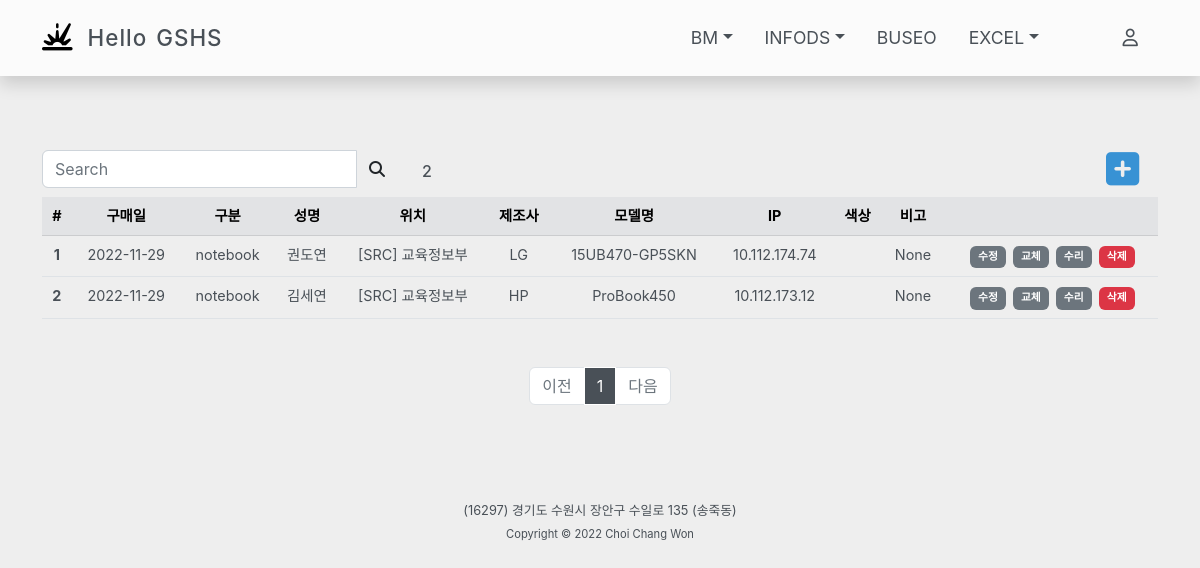
The app's page /gigi/notebook/ with its own data.
### gshsapp/models.py (models this page shows, shortened)
class Gigiinfo(models.Model):
    COLOR_SELECT = (
        ('None',None),
        ('블랙','블랙'),
        ('컬러','컬러'),
    )
    buyproduct = models.ForeignKey(Buyproduct, on_delete=models.CASCADE, related_name='gigiinfo')
    location = models.ForeignKey(Location, on_delete=models.CASCADE, related_name='gigiinfo')
    user = models.ForeignKey(User, on_delete=models.CASCADE, related_name='gigiinfo', null=True, blank=True)
    ip = models.CharField(max_length=20, null=True, blank=True)
    color = models.CharField(max_length=10, choices=COLOR_SELECT, default=None, blank=True)
    jaego = models.BooleanField(default=False)
    notuse = models.BooleanField(default=False)
    bigo = models.CharField(max_length=100, null=True, blank=True)
    class Meta:
        db_table = "gigiinfo"

class Buyproduct(models.Model):
    buydate = models.DateField(default=timezone.now)
    gubun = models.ForeignKey(Gubun, on_delete=models.CASCADE, related_name='buyproduct')
    company = models.CharField(max_length=20)
    model = models.CharField(max_length=30)
    bigo = models.CharField(max_length=100, null=True, blank=True)
    class Meta:
        db_table = "buyproduct"

class Gubun(models.Model):
    GUBUN = (
        ('Buyproduct', '구매Table'),
        ('Replacement', '교체Table'),
        ('Repair', '수리Table'),
    )
    tablename = models.CharField(max_length=20, default='', choices=GUBUN)
    gubun = models.CharField(max_length=50)
    def __str__(self):
        return self.gubun
    class Meta:
        db_table = "gubun"

class Location(models.Model):
    LGUBUN = (
        ('부서','부서'),
        ('강의실','강의실'),
        ('실험실','실험실'),
        ('협의회실','협의회실'),
        ('강당','강당'),
        ('서버실','서버실'),
        ('영양사실','영양사실'),
        ('Wee클래스','Wee클래스'),
        ('급식실','급식실'),
        ('동아리실','동아리실'),
        ('기타','기타'),
    )
    BGUBUN = (
        ('본관','본관'),
        ('SRC','SRC'),
        ('학술정보관','학술정보관'),
        ('학습관','학습관'),
        ('자치관','자치관'),
        ('창조관','창조관'),
        ('급식소','급식소'),
        ('우정1관','우정1관'),
        ('우정2관','우정2관'),
        ('아름관','아름관'),
    )
    building = models.CharField(max_length=50, choices=BGUBUN)
    hosil = models.CharField(max_length=20)
    locationgubun = models.CharField(max_length=20, default='기타', choices=LGUBUN)
    bigo = models.CharField(max_length=100, null=True, blank=True)
    def __str__(self):
        return f'[{self.building}] {self.hosil}'
    class Meta:
        db_table = "location"

### login/models.py (models this page shows, shortened)
class User(AbstractUser):
    objects = UserManager()
    username = models.CharField(max_length=20, null=True, unique=True, blank=True)
    password = models.CharField(max_length=100, null=True, blank=True)
    email = models.CharField(max_length=50, null=True, blank=True)
    is_active = models.BooleanField(default=True)
    name = models.CharField(max_length=50, null=True)
    subject = models.CharField(max_length=50, null=True)
    USERNAME_FIELD = 'username'
    class Meta:
        db_table = "user"

### gshsapp/views.py (the view)
# urls.py: path('<str:gigigubun>/', views.InfogigiList, name='gigi_gubun'),
def InfogigiList(request, gigigubun):
    context={}
    query = request.GET.get('q','')
    if gigigubun == 'all':
        infogigis = Gigiinfo.objects.all().exclude(user__is_active =False).filter(jaego=False, notuse=False).order_by('-buyproduct__buydate')
    elif gigigubun == 'notebook' or gigigubun == 'desktop':
        infogigis = Gigiinfo.objects.all().exclude(user__is_active =False).filter(buyproduct__gubun__gubun=gigigubun, jaego=False, notuse=False).order_by('-buyproduct__buydate')
    elif gigigubun == 'jaego':
        infogigis = Gigiinfo.objects.all().filter(jaego=True, notuse=False).order_by('-buyproduct__buydate')
    elif gigigubun == 'notuse':
        infogigis = Gigiinfo.objects.all().filter(jaego=False, notuse=True).order_by('-buyproduct__buydate')
    else:
        infogigis = Gigiinfo.objects.all().filter(buyproduct__gubun__gubun=gigigubun, jaego=False, notuse=False).order_by('-buyproduct__buydate')
    gigis = infogigis.filter(Q(user__name__icontains=query) | Q(buyproduct__model__icontains=query) | Q(location__hosil__icontains=query))
    context['gigigubun'] = gigigubun
    context['q'] = query
    page = request.GET.get('page', '1')  # 페이지
    paginator = Paginator(gigis, 10)  # 페이지당 10개씩 보여주기
    page_obj = paginator.get_page(page)
    context ['page_obj'] = page_obj
    context ['query'] = query
    return render(request, 'gshsapp/infogigi.html', context)

### gshsapp/templates/gshsapp/infogigi.html (shortened to what this page needs)
{% extends 'base.html' %}
{% block content %}
<div class="row">
  <div class="col-md-4">
    <form method="GET" action="{% url 'gshsapp:gigi_gubun' gigigubun=gigigubun %}">
      <div class="input-group">
        <input type="search" name="q" value="{{ q }}" class="form-control" placeholder="Search" aria-label="Search" aria-describedby="search-addon" />
        <button type="submit" class="btn">
          <i class="fas fa-search"></i>
        </button>
      </div>
    </form>
  </div>
  <div class="col-md-1  align-self-end me-auto"><h6>{{ page_obj.paginator.count }}</h6></div>
  <div class="col-md-1 text-center">
    <a href="{% url 'gshsapp:gigi_create' gigigubun=gigigubun %}">
      <i style="font-size: 38px; color:#3892d4;" class="fas fa-plus-square"></i>
    </a>
  </div>
</div>
<table class="table text-center mt-2">
    <thead class="table-secondary">
      <tr>
        <th scope="col">#</th>
        <th scope="col">구매일</th>
        <th scope="col">구분</th>
        <th scope="col">성명</th>
        <th scope="col">위치</th>
        <th scope="col">제조사</th>
        <th scope="col">모델명</th>
        <th scope="col">IP</th>
        <th scope="col">색상</th>
        <th scope="col">비고</th>
        <th scope="col"></th>
      </tr>
    </thead>
      {% for gigi in page_obj %}
      <tr>
        <th scope="row">{{ forloop.counter }}</th>
        <td>{{ gigi.buyproduct.buydate|date:"Y-m-d" }}</td>
        <td>{{ gigi.buyproduct.gubun }}</td>
        <td>{{ gigi.user.name }}</td>
        <td>{{ gigi.location }}</td>
        <td>{{ gigi.buyproduct.company }}</td>
        <td>{{ gigi.buyproduct.model }}</td>
        <td>{{ gigi.ip }}</td>
        <td>{{ gigi.color }}</td>
        <td>{{ gigi.bigo }}</td>
        <td>
          {% if gigigubun == 'notuse'%}
            <span class="gitamenu badge bg-danger">불용기기</span>
          {% elif gigigubun == 'jaego'%}
            <span class="gitamenu badge bg-success">재고기기</span>
          {% else %}
            <a href="{% url 'gshsapp:gigi_update' gigi.id %} ">
              <span class="gitamenu badge bg-secondary">수정</span>
            </a>
            <a href="{% url 'gshsapp:gigi_change' gigi.id %} ">
              <span class="gitamenu badge bg-secondary">교체</span>
            </a>
            <a href="{% url 'gshsapp:gigi_suri' gigi.id %} ">
              <span class="gitamenu badge bg-secondary">수리</span>
            </a>
            <span class="gigidelete gitamenu badge bg-danger" data-url="{% url 'gshsapp:gigi_delete' gigi.id %}">삭제</span>
          {% endif %}
        </td>
      </tr>
      {% endfor %}
  </table>
  <div class="row mt-5">
    <div class="col-12">
      {% include 'gshsapp/pagination.html' %}
    </div>
  </div>
  {% endblock %}

### static/css/gshs.css (style rules this page uses)
html, body { -ms-overflow-style: none; background-color: #eee; color: #495057; font-family: "NotoSansKR-Regular", -apple-system, BlinkMacSystemFont, "Segoe UI", Roboto, "Helvetica Neue", Arial, "Noto Sans", sans-serif, "Apple Color Emoji", "Segoe UI Emoji", "Segoe UI Symbol", "Noto Color Emoji"; }
a { text-decoration: none; }
.table { --bs-table-color: #495057; color: #495057; font-size: 0.9rem; }
.gitamenu { margin-left: 3px; padding: 6px 8px; }
.gigidelete { cursor: pointer; }

### records on screen
Gigiinfo: buyproduct.buydate "2022-11-29", buyproduct.gubun "notebook", user.name "권도연", location "[SRC] 교육정보부", buyproduct.company "LG", buyproduct.model "15UB470-GP5SKN", ip "10.112.174.74", bigo "None"
Gigiinfo: buyproduct.buydate "2022-11-29", buyproduct.gubun "notebook", user.name "김세연", location "[SRC] 교육정보부", buyproduct.company "HP", buyproduct.model "ProBook450", ip "10.112.173.12", bigo "None"

### other values on screen
{{ page_obj.paginator.count }} "2"
{{ page_number }} "1"
